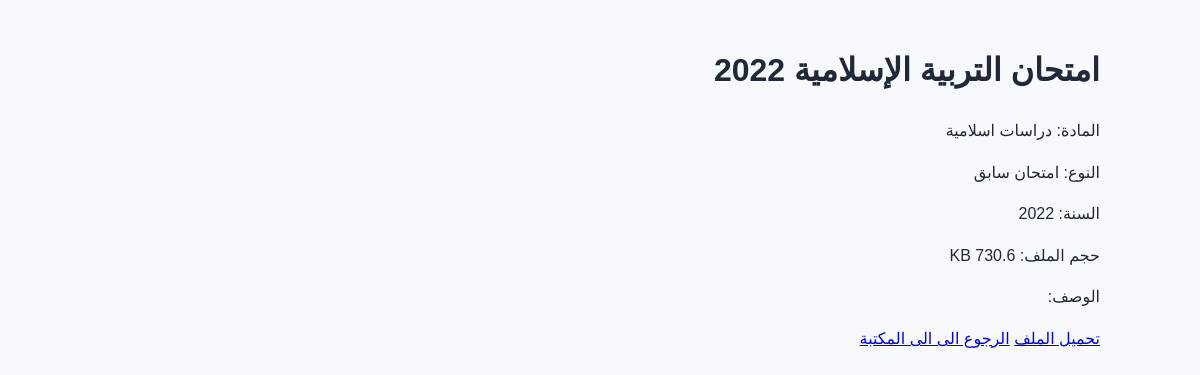
Page /resources/3 on the committed database.
### tables this page shows
CREATE TABLE resources (
    id INTEGER PRIMARY KEY AUTOINCREMENT,
    title TEXT NOT NULL,
    subject TEXT NOT NULL,
    resource_type TEXT NOT NULL,
    year INTEGER,
    description TEXT,
    file_path TEXT,
    file_size INTEGER
    );

### app.py (the view)
@app.route("/resources/<int:resource_id>")
def resource_detail(resource_id):
    connection = get_db()
    resource = connection.execute(
        "SELECT * FROM  resources WHERE id = ?", (resource_id,)
    ).fetchone()
    if resource ["file_size"]:
        file_size = format_file_size(resource["file_size"])
    else:
        file_size = "Unknown"
    connection.close()
    return render_template("resource_detail.html",
                            resource=resource, file_size=file_size,
                            subject_names=subject_names, resource_type_names=resource_type_names)

### app.py (called while the page is built)
def get_db():
    connection = sqlite3.connect("nilearn.db")
    connection.row_factory = sqlite3.Row
    return connection

def format_file_size(size):
    if size < 1024:
        return f"{size} B"
    if size <1024 * 1024:
        return f"{size / 1024:.1f} KB"
    if size < 1024 * 1024 * 1024:
        return f"{size / (1024 * 1024):.1f} MB"
    return f"{size / (1024 * 1024 * 1024):.1f} GB"

### templates/resource_detail.html (shortened to what this page needs)
<!DOCTYPE html>
<html lang="ar" dir="rtl">
    <head>
        <link rel="stylesheet" href="{{ url_for('static', filename='style.css')}}">
    </head>
    <body>
        <h1> {{ resource["title"]}} </h1>
        <p> المادة: {{ subject_names.get(resource["subject"], resource["subject"]) }} </p>
        <p> النوع: {{ resource_type_names.get(resource["resource_type"], resource["resource_type"] )}} </p>
        <p> السنة: {{ resource["year"] }} </p>
        <p> حجم الملف: {{ file_size }}  </p>
        <p> الوصف: {{ resource["description"] }} </p>
        <a href="/download/{{ resource["file_path"] }}" >تحميل الملف</a>
        <a href="/resources"> الرجوع الى الى المكتبة</a>
    </body>
</html>

### static/style.css (style rules this page uses)
body { font-family: Arial, sans-serif; max-width: 1000px; background-color: #f7f9fc; color: #1f2937; margin: 0 auto; padding: 24px; line-height: 1.6; }

### rows in the picture
resources: title "امتحان التربية الإسلامية 2022", get "دراسات اسلامية", get "امتحان سابق", year "2022"

### other values in the picture
{{ file_size }} "730.6 KB"
